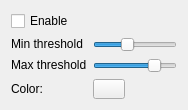
<?xml version="1.0" encoding="UTF-8"?>
<ui version="4.0">
 <class>EdgeDetectWnd</class>
 <widget class="QDockWidget" name="EdgeDetectWnd">
  <property name="geometry">
   <rect>
    <x>0</x>
    <y>0</y>
    <width>176</width>
    <height>139</height>
   </rect>
  </property>
  <property name="autoFillBackground">
   <bool>true</bool>
  </property>
  <property name="windowTitle">
   <string>Edge detect</string>
  </property>
  <widget class="QWidget" name="dockWidgetContents">
   <property name="sizePolicy">
    <sizepolicy hsizetype="Preferred" vsizetype="Fixed">
     <horstretch>0</horstretch>
     <verstretch>0</verstretch>
    </sizepolicy>
   </property>
   <layout class="QGridLayout" name="gridLayout">
    <item row="3" column="0">
     <widget class="QLabel" name="label_3">
      <property name="sizePolicy">
       <sizepolicy hsizetype="Fixed" vsizetype="Fixed">
        <horstretch>0</horstretch>
        <verstretch>0</verstretch>
       </sizepolicy>
      </property>
      <property name="text">
       <string>Color:</string>
      </property>
     </widget>
    </item>
    <item row="1" column="0">
     <widget class="QLabel" name="label">
      <property name="sizePolicy">
       <sizepolicy hsizetype="Fixed" vsizetype="Fixed">
        <horstretch>0</horstretch>
        <verstretch>0</verstretch>
       </sizepolicy>
      </property>
      <property name="text">
       <string>Min threshold</string>
      </property>
     </widget>
    </item>
    <item row="1" column="1">
     <widget class="QSlider" name="m_SliderEdgeDetectMinThres">
      <property name="sizePolicy">
       <sizepolicy hsizetype="Fixed" vsizetype="Fixed">
        <horstretch>0</horstretch>
        <verstretch>0</verstretch>
       </sizepolicy>
      </property>
      <property name="maximum">
       <number>255</number>
      </property>
      <property name="value">
       <number>100</number>
      </property>
      <property name="orientation">
       <enum>Qt::Horizontal</enum>
      </property>
     </widget>
    </item>
    <item row="2" column="0">
     <widget class="QLabel" name="label_2">
      <property name="sizePolicy">
       <sizepolicy hsizetype="Fixed" vsizetype="Fixed">
        <horstretch>0</horstretch>
        <verstretch>0</verstretch>
       </sizepolicy>
      </property>
      <property name="text">
       <string>Max threshold</string>
      </property>
     </widget>
    </item>
    <item row="2" column="1">
     <widget class="QSlider" name="m_SliderEdgeDetectMaxThres">
      <property name="sizePolicy">
       <sizepolicy hsizetype="Fixed" vsizetype="Fixed">
        <horstretch>0</horstretch>
        <verstretch>0</verstretch>
       </sizepolicy>
      </property>
      <property name="maximum">
       <number>255</number>
      </property>
      <property name="value">
       <number>200</number>
      </property>
      <property name="orientation">
       <enum>Qt::Horizontal</enum>
      </property>
     </widget>
    </item>
    <item row="0" column="0">
     <widget class="QCheckBox" name="m_EnableCB">
      <property name="text">
       <string>Enable</string>
      </property>
     </widget>
    </item>
    <item row="3" column="1">
     <widget class="ColorButton" name="m_OverlayColorView">
      <property name="sizePolicy">
       <sizepolicy hsizetype="Fixed" vsizetype="Fixed">
        <horstretch>0</horstretch>
        <verstretch>0</verstretch>
       </sizepolicy>
      </property>
      <property name="minimumSize">
       <size>
        <width>32</width>
        <height>20</height>
       </size>
      </property>
      <property name="maximumSize">
       <size>
        <width>32</width>
        <height>20</height>
       </size>
      </property>
      <property name="autoFillBackground">
       <bool>false</bool>
      </property>
      <property name="text">
       <string/>
      </property>
      <property name="flat">
       <bool>false</bool>
      </property>
     </widget>
    </item>
   </layout>
  </widget>
 </widget>
 <layoutdefault spacing="6" margin="11"/>
 <customwidgets>
  <customwidget>
   <class>ColorButton</class>
   <extends>QPushButton</extends>
   <header>ColorButton.h</header>
  </customwidget>
 </customwidgets>
 <resources/>
 <connections/>
</ui>
